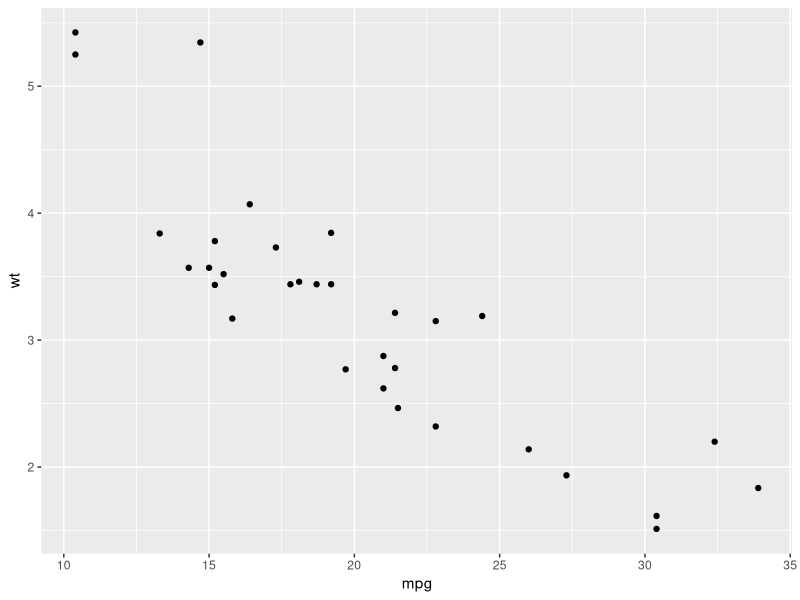
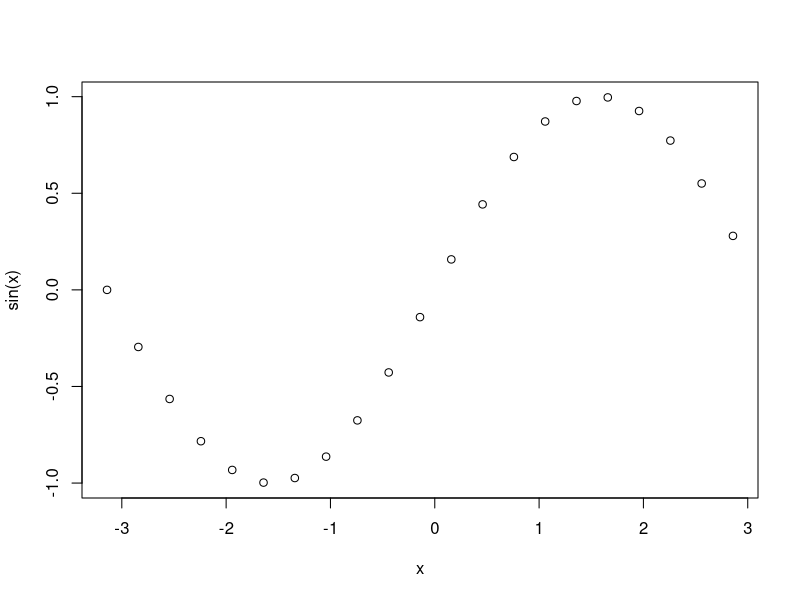

Reproduce these figures in R, in order.


Sys.setlocale("LC_NUMERIC", "C")

library(ggplot2)


print("using ggplot and ggsave")
# save plot to file without using ggsave
p <- ggplot(mtcars, aes(mpg, wt)) + geom_point()

ggsave(file = "/output/plot_x3.jpeg", plot = p, width=5, height=5)


print("using plot and .png")
x <- seq(-pi,pi,0.3)
c_fileName <- file.path("/output/", paste0( "sin_plot_4", ".png"))
png(file=c_fileName,type=c("cairo-png"))
plot(x, sin(x))
dev.off()


print("capabilities: ##########")
capabilities()


print("sessionInfo: ##########")
sessionInfo()

